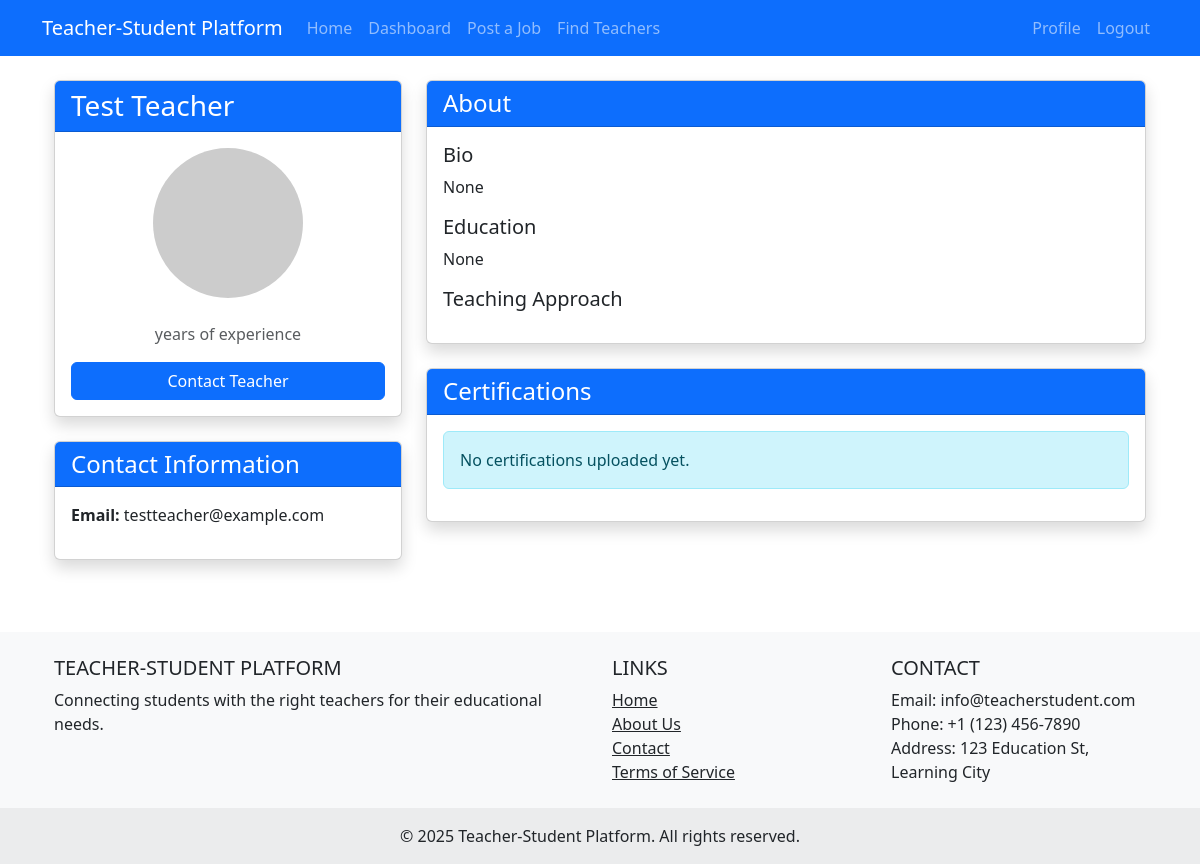
/student/teacher/2/ (signed in), run on the app's committed database.
### teacher/models.py (models this page shows, shortened)
class TeacherProfile(models.Model):
    user = models.OneToOneField(settings.AUTH_USER_MODEL, on_delete=models.CASCADE, related_name='teacher_profile')
    bio = models.TextField(blank=True, null=True)
    expertise = models.CharField(max_length=255)
    experience_years = models.PositiveIntegerField(default=0)
    hourly_rate = models.DecimalField(max_digits=10, decimal_places=2, default=0)
    education = models.TextField(blank=True, null=True)
    coins = models.PositiveIntegerField(default=0)
    similarity_score = models.FloatField(default=0)  # Used for job matching

### accounts/models.py (models this page shows, shortened)
class User(AbstractUser):
    USER_TYPE_CHOICES = (
        ('admin', 'Admin'),
        ('teacher', 'Teacher'),
        ('student', 'Student/Guardian'),
    )
    user_type = models.CharField(max_length=10, choices=USER_TYPE_CHOICES, default='student')
    phone_number = models.CharField(max_length=15, blank=True, null=True)
    address = models.TextField(blank=True, null=True)
    profile_picture = models.ImageField(upload_to='profile_pictures/', blank=True, null=True)
    is_blocked = models.BooleanField(default=False)
    @property
    def is_student(self):
        return self.user_type == 'student'

### student/views.py (the view)
# urls.py: path('teacher/<int:pk>/', views.teacher_detail, name='teacher_detail'),
@login_required
@student_required
def teacher_detail(request, pk):
    teacher = get_object_or_404(TeacherProfile, pk=pk)
    if not teacher.user.is_active or teacher.user.is_blocked:
        messages.error(request, 'This teacher profile is not available.')
        return redirect('student:teacher_search')
    context = {
        'teacher': teacher,
    }
    return render(request, 'student/teacher_detail.html', context)

### templates/student/teacher_detail.html (shortened to what this page needs)
{% extends 'base.html' %}
{% block content %}
<div class="container mt-4">
    <div class="row">
        <div class="col-md-4">
            <div class="card shadow mb-4">
                <div class="card-header bg-primary text-white">
                    <h3 class="mb-0">{{ teacher.user.get_full_name }}</h3>
                </div>
                <div class="card-body text-center">
                    {% if teacher.user.profile_picture %}
                        <img src="{{ teacher.user.profile_picture.url }}" alt="{{ teacher.user.get_full_name }}" class="img-fluid rounded-circle mb-3" style="max-width: 150px;">
                    {% else %}
                        <img src="https://via.placeholder.com/150" alt="Default Profile" class="img-fluid rounded-circle mb-3">
                    {% endif %}
                    <p class="text-muted">{{ teacher.years_of_experience }} years of experience</p>
                    <div class="d-grid gap-2">
                        <a href="{% url 'student:contact_teacher' teacher.pk %}" class="btn btn-primary">Contact Teacher</a>
                    </div>
                </div>
            </div>
            <div class="card shadow mb-4">
                <div class="card-header bg-primary text-white">
                    <h4 class="mb-0">Contact Information</h4>
                </div>
                <div class="card-body">
                    <p><strong>Email:</strong> {{ teacher.user.email }}</p>
                </div>
            </div>
        </div>
        <div class="col-md-8">
            <div class="card shadow mb-4">
                <div class="card-header bg-primary text-white">
                    <h4 class="mb-0">About</h4>
                </div>
                <div class="card-body">
                    <h5>Bio</h5>
                    <p>{{ teacher.bio }}</p>
                    <h5>Education</h5>
                    <p>{{ teacher.education }}</p>
                    <h5>Teaching Approach</h5>
                </div>
            </div>
            <div class="card shadow mb-4">
                <div class="card-header bg-primary text-white">
                    <h4 class="mb-0">Certifications</h4>
                </div>
                <div class="card-body">
                    {% if teacher.certification_set.all %}
                        <div class="list-group">
                            {% for cert in teacher.certification_set.all %}
                                <div class="list-group-item">
                                    <div class="d-flex justify-content-between align-items-center">
                                        <h5 class="mb-1">{{ cert.title }}</h5>
                                        {% if cert.is_verified %}
                                            <span class="badge bg-success">Verified</span>
                                        {% else %}
                                            <span class="badge bg-warning">Pending Verification</span>
                                        {% endif %}
                                    </div>
                                    <p class="mb-1">{{ cert.description }}</p>
                                    <small>Issued by: {{ cert.issuing_organization }}</small>
                                    <br>
                                    <small>Issue Date: {{ cert.issue_date }}</small>
                                </div>
                            {% endfor %}
                        </div>
                    {% else %}
                        <div class="alert alert-info">
                            No certifications uploaded yet.
                        </div>
                    {% endif %}
                </div>
            </div>
        </div>
    </div>
</div>
{% endblock %}

### data on the page
TeacherProfile: user.get_full_name "Test Teacher", user.email "testteacher@example.com", bio "None", education "None"
